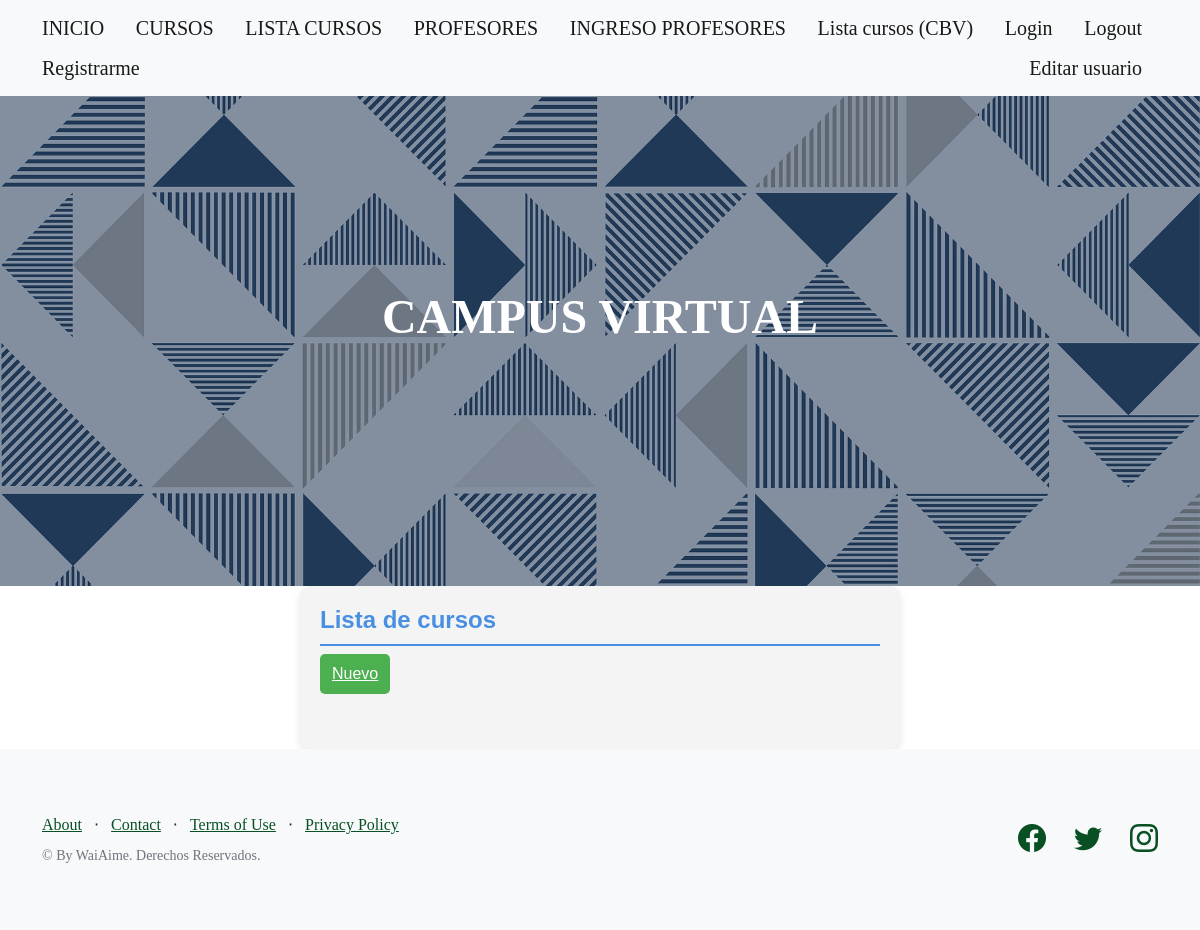
The page /AppCoder/curso/list on the database as committed earlier.
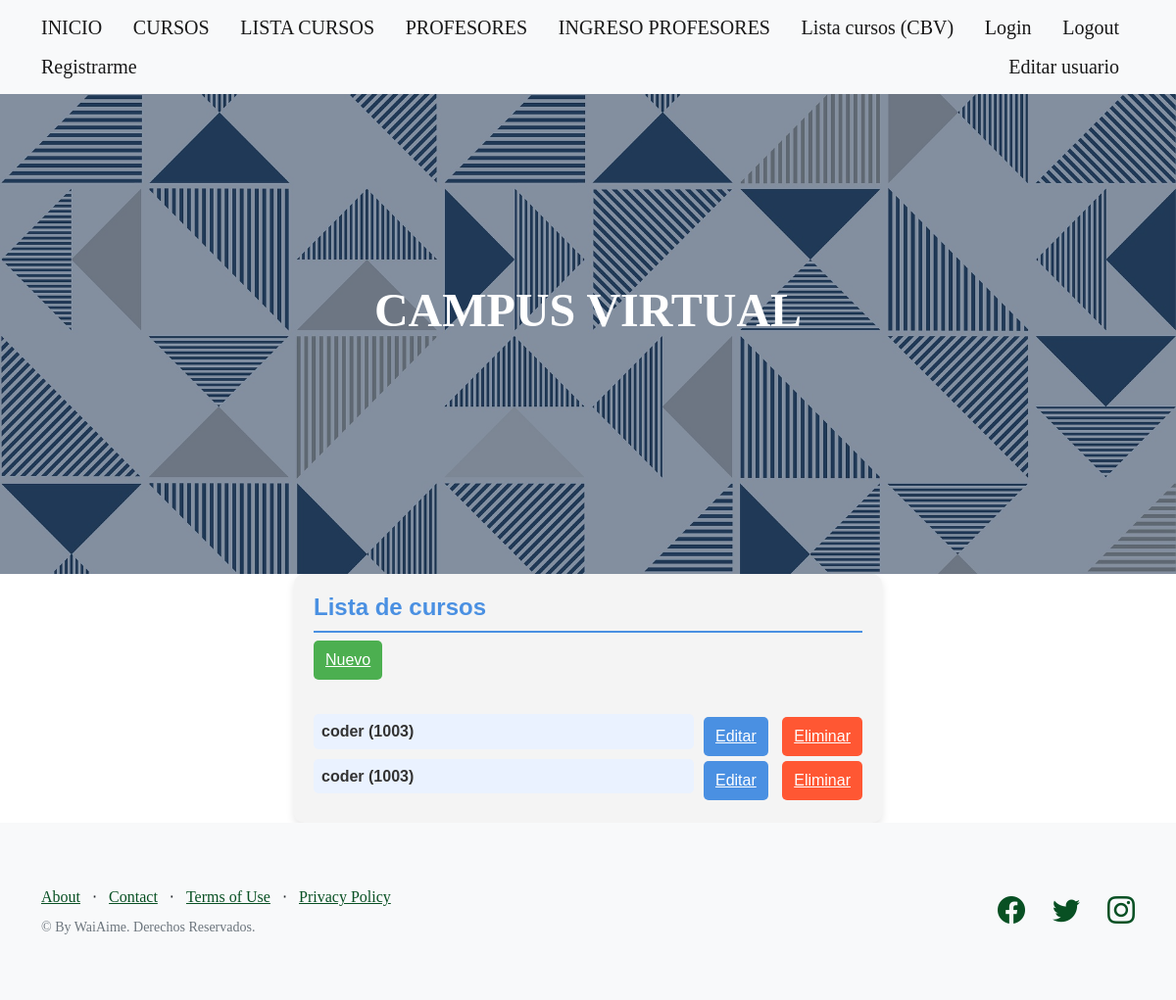
The same page on the database as committed later.
### AppCoder/models.py (models this page shows, shortened)
class Curso(models.Model):
    curso = models.CharField(max_length=100)
    camada = models.IntegerField()

### AppCoder/views.py (the view)
# urls.py: path("curso/list", CursoListView.as_view(), name="curso-list"),
class CursoListView(ListView):
    model = Curso
    context_object_name = "cursos"
    template_name = "AppCoder/cbv_curso_list.html"

### AppCoder/templates/AppCoder/cbv_curso_list.html
{% extends "AppCoder/padre.html" %}
{% block contenidoQueCambia %}
<div style="font-family: Arial, sans-serif; padding: 20px; background-color: #f4f4f4; max-width: 600px; margin: auto; border-radius: 10px; box-shadow: 0 4px 8px rgba(0, 0, 0, 0.1);">
    <h4 style="color: #4a90e2; border-bottom: 2px solid #4a90e2; padding-bottom: 10px;">Lista de cursos</h4>
    <button style="background-color: #4CAF50; color: white; padding: 8px 12px; border: none; border-radius: 5px; cursor: pointer; margin-bottom: 15px;">
        <a href="{% url 'curso-create' %}" style="color: white;">Nuevo</a>
    </button>
    <div style="margin-top: 20px;">
    {% for curso in cursos %}
        <div style="display: flex; justify-content: space-between; align-items: center;">
            <h6 style="color: #333; background-color: #eaf2ff; padding: 8px; border-radius: 5px; margin-bottom: 10px; flex-grow: 1;">
                {{curso.curso}} ({{curso.camada}})
            </h6>
            <div>
                <button style="background-color: #4a90e2; color: white; padding: 8px 12px; border: none; border-radius: 5px; cursor: pointer; margin-left: 10px;">
                    <a href="{% url 'curso-update' curso.pk %}" style="color: white;">Editar</a>
                </button>
                <button style="background-color:  #FF5733; color: white; padding: 8px 12px; border: none; border-radius: 5px; cursor: pointer; margin-left: 10px;">
                    <a href="{% url 'curso-delete' curso.pk %}" style="color: white;">Eliminar</a>
                </button>
            </div>
        </div>
    {% endfor %}
    </div>
</div>
{% endblock %}

Rows that differ between the two databases and show on the page:
added Curso: curso "coder", camada "1003"
added Curso: curso "coder", camada "1003"
